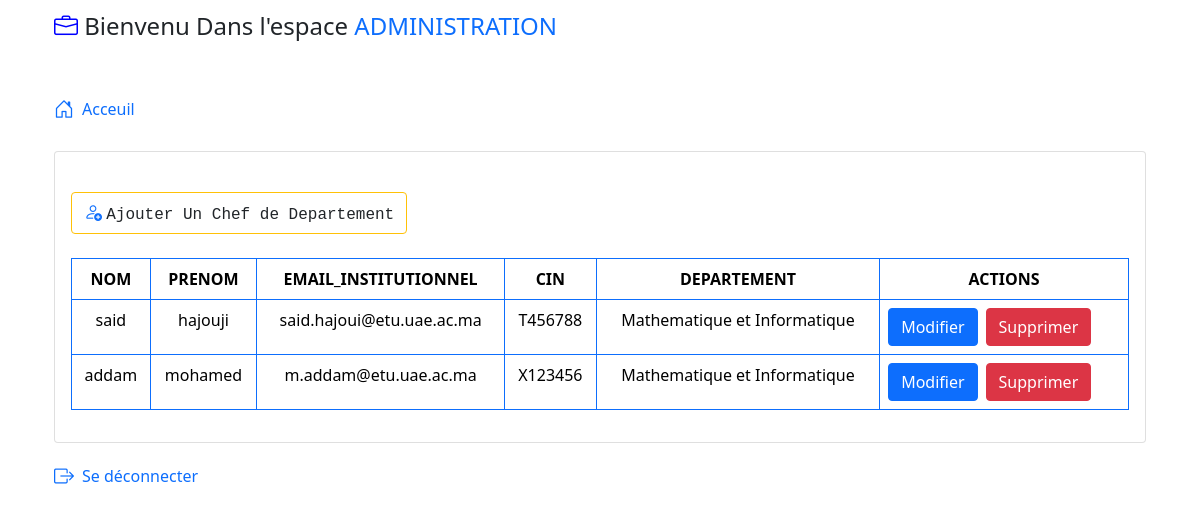
Page /src/public/views/static/administration/chef_dep/chef_dep.php on the committed database.
### tables this page shows
CREATE TABLE `chef_departement` (
  `nom` varchar(100) NOT NULL,
  `prenom` varchar(100) NOT NULL,
  `email_institutionnel` varchar(255) DEFAULT NULL,
  `cin` varchar(10) NOT NULL,
  `role` int(11) NOT NULL
);

### src/app/models/adminModel.php (called while the page is built, shortened)
<?php
class adminModel
{
    private $conn;
    public function __construct()
    {
        $con = new dbConnection;
        $this->conn = $con->getConnection();
    }
    public function getAllChefDepartements()
    {
        $stmt = $this->conn->prepare("select * from chef_departement");
        $stmt->execute();
        $users = $stmt->fetchAll(PDO::FETCH_ASSOC);
        return $users;
    }
    public function getDepartementName($cin)
    {
        $stmt = $this->conn->prepare("select nom_dep from departement
                    join chef_departement on departement.cin_chef_dep=chef_departement.cin
                    where chef_departement.cin=:cin");
        $stmt->bindParam(':cin', $cin);
        $stmt->execute();
        $departement = $stmt->fetch(PDO::FETCH_ASSOC);
        return $departement;
    }
}

### src/database/dbConnection.php (called while the page is built, shortened)
<?php
class dbConnection
{
    private $hostname = "localhost";
    private $username = "root";
    private $password = "";
    private $dbname = "gestion_notes_ensah";
    public function  getConnection()
    {
        try {
            $db = new PDO("mysql:host=$this->hostname;dbname=$this->dbname", $this->username, $this->password);
            $db->exec("set names utf8");
            $db->setAttribute(PDO::ATTR_ERRMODE, PDO::ERRMODE_EXCEPTION);
            return $db;
        } catch (PDOException $e) {
            echo "erreurs lors de la connection via db" . $e->getMessage();
        }
    }
}

### src/app/controllers/adminController.php (called while the page is built, shortened)
<?php
class adminController
{
    private $model;
    public function __construct()
    {
        $this->model = new adminModel();
    }
    public function fetchAllchefDepartement()
    {
        $chef_departements = $this->model->getAllChefDepartements();
    }
    public function fetchNomDepartement($cin)
    {
        $departement = $this->model->getDepartementName($cin);
        return $departement['nom_dep'];
    }
}

### src/public/views/static/administration/chef_dep/chef_dep.php (the view, shortened to what this page needs)
<?php
require_once "../../../../../app/controllers/adminController.php";
include_once "../layout.php";
$user = new adminController;
$user->fetchAllchefDepartement();
?>
<div class="mt-4 card">
    <div class="card-body">
        <div class="card-title my-4">
            <div class="btn btn-outline-warning">
                <i class="bi bi-person-add text-primary" , style="font-size: 18px;"></i>
                <a class="text-dark font-monospace text-decoration-none" href="./addChefDep.php">Ajouter Un Chef de Departement</a>
            </div>
        </div>
        <table class="table table-bordered border-primary text-center">
            <thead>
                <tr>
                    <th scope="col">NOM</th>
                    <th scope="col">PRENOM</th>
                    <th scope="col">EMAIL_INSTITUTIONNEL</th>
                    <th scope="col">CIN</th>
                    <th scope="col">DEPARTEMENT</th>
                    <th scope="col">ACTIONS</th>
                </tr>
            </thead>
            <tbody>
                <?php foreach ($_SESSION['chef_departements'] as $chef_dep) :
                ?>
                    <tr>
                        <td><?= $chef_dep['nom'] ?></td>
                        <td><?= $chef_dep['prenom'] ?></td>
                        <td><?= $chef_dep['email_institutionnel'] ?></td>
                        <td><?= $chef_dep['cin'] ?></td>
                        <td><?= $user->fetchNomDepartement($chef_dep['cin']) ?></td>
                        <td>
                            <div class="d-flex">
                                <button class="btn btn-primary me-2">
                                    <a class="text-white text-decoration-none" href="./updateChef.php?cin=<?php echo $chef_dep['cin']; ?>">Modifier</a>
                                </button>
                                <form action="./deleteChefDep.php" method="POST">
                                    <button type="button" class="btn btn-danger" data-bs-toggle="modal" data-bs-target="#confirmDeleteModal<?= $chef_dep['cin'] ?>">
                                        Supprimer
                                    </button>
                                </form>
                            </div>
                        </td>
                    </tr>
                <?php endforeach; ?>
            </tbody>
        </table>
    </div>
</div>
<?php include_once "../../footer.php" ?>

### rows in the picture
chef_departement: nom "said", prenom "hajouji", email_institutionnel "said.hajoui@etu.uae.ac.ma", cin "T456788", fetchNomDepartement "Mathematique et Informatique"
chef_departement: nom "addam", prenom "mohamed", email_institutionnel "m.addam@etu.uae.ac.ma", cin "X123456", fetchNomDepartement "Mathematique et Informatique"
